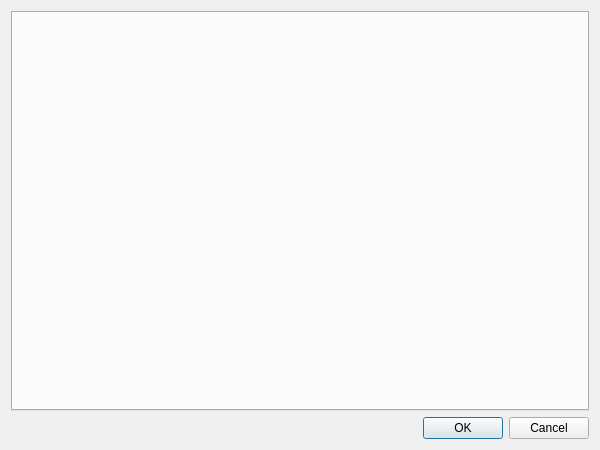
<?xml version="1.0" encoding="UTF-8"?>
<ui version="4.0">
 <class>GroupchatTopicDlg</class>
 <widget class="QDialog" name="GroupchatTopicDlg">
  <property name="geometry">
   <rect>
    <x>0</x>
    <y>0</y>
    <width>600</width>
    <height>450</height>
   </rect>
  </property>
  <property name="windowTitle">
   <string>Set Groupchat Topic</string>
  </property>
  <layout class="QVBoxLayout" name="verticalLayout">
   <item>
    <widget class="QTabWidget" name="twLang">
     <property name="currentIndex">
      <number>-1</number>
     </property>
     <property name="tabsClosable">
      <bool>true</bool>
     </property>
    </widget>
   </item>
   <item>
    <widget class="QDialogButtonBox" name="buttonBox">
     <property name="orientation">
      <enum>Qt::Horizontal</enum>
     </property>
     <property name="standardButtons">
      <set>QDialogButtonBox::Cancel|QDialogButtonBox::Ok</set>
     </property>
    </widget>
   </item>
  </layout>
 </widget>
 <resources/>
 <connections>
  <connection>
   <sender>buttonBox</sender>
   <signal>accepted()</signal>
   <receiver>GroupchatTopicDlg</receiver>
   <slot>accept()</slot>
   <hints>
    <hint type="sourcelabel">
     <x>248</x>
     <y>254</y>
    </hint>
    <hint type="destinationlabel">
     <x>157</x>
     <y>274</y>
    </hint>
   </hints>
  </connection>
  <connection>
   <sender>buttonBox</sender>
   <signal>rejected()</signal>
   <receiver>GroupchatTopicDlg</receiver>
   <slot>reject()</slot>
   <hints>
    <hint type="sourcelabel">
     <x>316</x>
     <y>260</y>
    </hint>
    <hint type="destinationlabel">
     <x>286</x>
     <y>274</y>
    </hint>
   </hints>
  </connection>
 </connections>
</ui>
